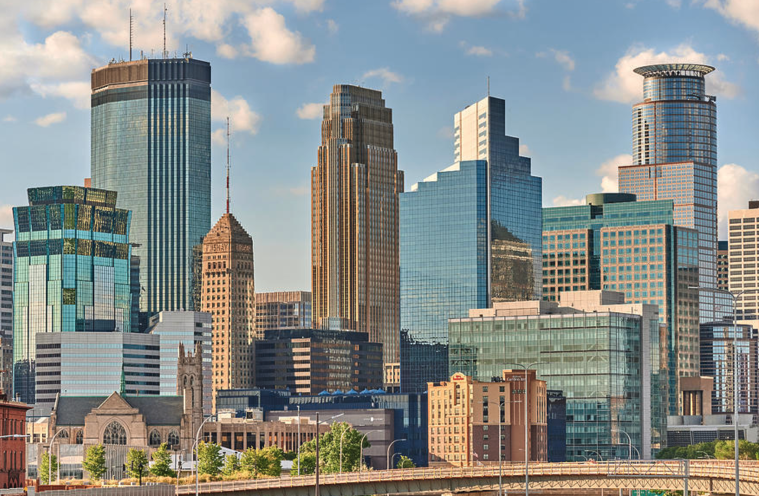
#> input picture theme/images/minneapolis_skyline.jpg, 1518 x 992 px (shown at 1/2 size)
$ jupyter execute --allow-errors Image_set.ipynb
#> lines starting #> are read from the running program, lines starting #| are printed output that depends on the picture
[cell 1]
from PIL import Image

# Open the original image
#> (the rest of this cell did not finish here and is left out)

[cell 2]
from PIL import Image

# Open the original image
img = Image.open("minneapolis_skyline.jpg")
#> img is the input picture: PIL image 1518x992 RGBA; mean R, G, B, A 136.1, 140.6, 137.3, 255

if img.mode == 'RGBA':
    img = img.convert('RGB')
#> img: PIL image 1518x992 RGB

# Resize (e.g., half the original size)
# resized_img = img.resize((img.width // 2, img.height // 2))
resized_img = img.resize((1600, 300))
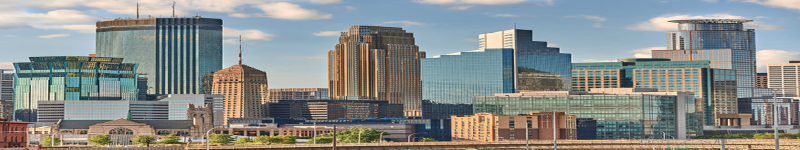
#> resized_img: PIL image 1600x300 RGB (shown at 1/2 size); mean R, G, B 136.1, 140.6, 137.3

# Save the resized image
resized_img.save("banner_minneapolis_skyline.jpg")

[cell 3]
from PIL import Image, ImageEnhance

def apply_tint(input_path, output_path, tint_color=(0, 0, 0), opacity=0.5):
    # Open the original image
#> called with input_path = 'banner_minneapolis_skyline.jpg', output_path = 'banner_minneapolis_skyline_tinted.jpg', tint_color = (0, 0, 0), opacity = 0.5
    image = Image.open(input_path).convert("RGBA")

    # Create a tint overlay
    overlay = Image.new("RGBA", image.size, tint_color + (int(255 * opacity),))

    # Apply the overlay
    tinted_image = Image.alpha_composite(image, overlay)
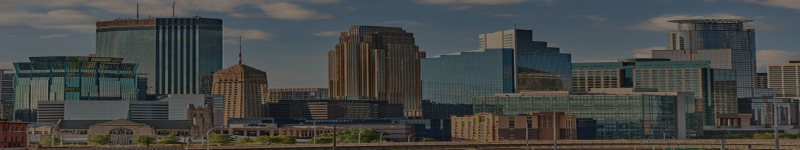
#> tinted_image: PIL image 1600x300 RGBA (shown at 1/2 size); mean R, G, B, A 68.3, 70.6, 68.9, 255

    # Save the result
    tinted_image.convert("RGB").save(output_path)

# Example usage
apply_tint("banner_minneapolis_skyline.jpg", "banner_minneapolis_skyline_tinted.jpg", tint_color=(0, 0, 0), opacity=0.5)

$ run again, with theme/images/Gateway_Apartments_NE_Frana_Companies_2021.jpg copied over theme/images/minneapolis_skyline.jpg
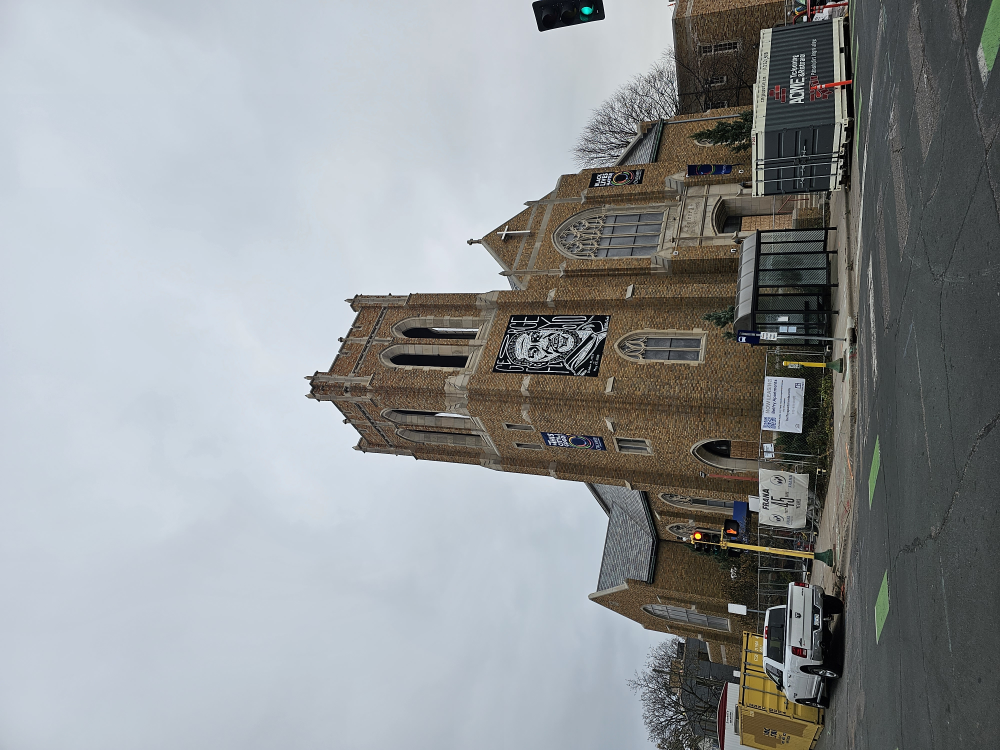
#> input picture theme/images/Gateway_Apartments_NE_Frana_Companies_2021.jpg, 4000 x 3000 px (shown at 1/4 size)
#> img is the input picture: PIL image 4000x3000 RGB; mean R, G, B 144.5, 148.3, 150.2
#> `resized_img = img.resize((1600, 300))`:
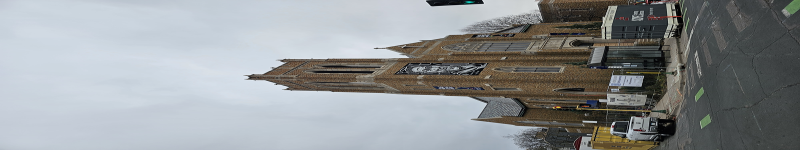
#> resized_img: PIL image 1600x300 RGB (shown at 1/2 size); mean R, G, B 144.5, 148.3, 150.2
#> in apply_tint, `tinted_image = Image.alpha_composite(image, overlay)`:
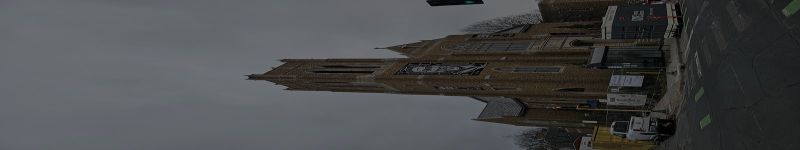
#> tinted_image: PIL image 1600x300 RGBA (shown at 1/2 size); mean R, G, B, A 72.6, 74.3, 75.4, 255

$ run again, with theme/images/Gateway_NE_Pic.jpg copied over theme/images/minneapolis_skyline.jpg
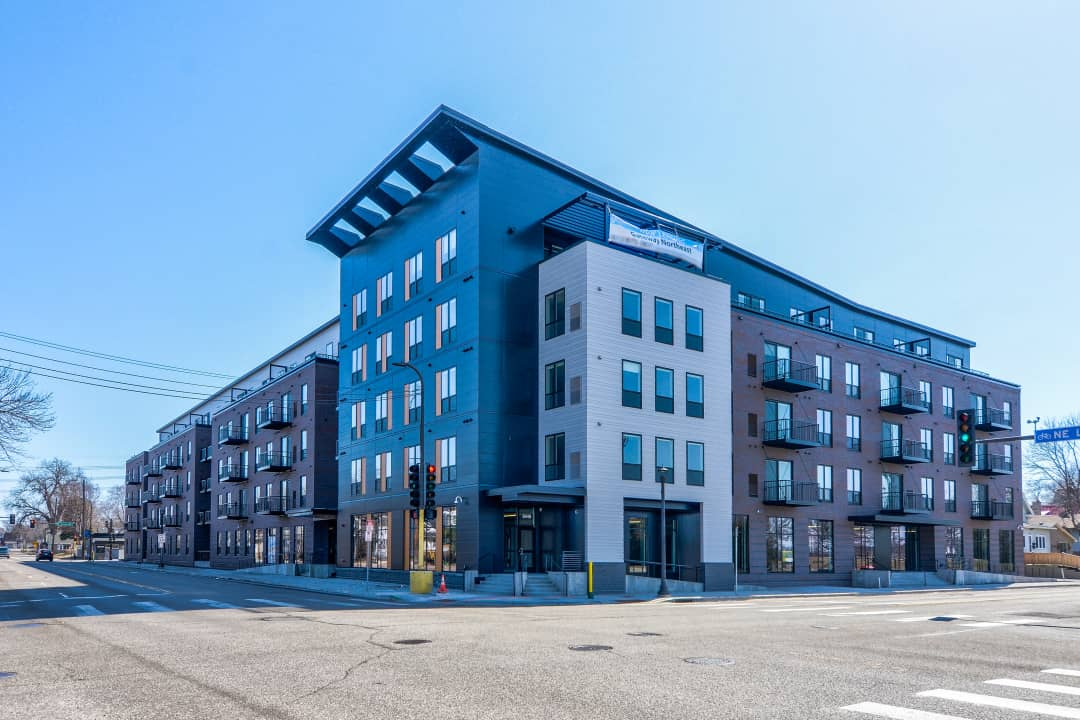
#> input picture theme/images/Gateway_NE_Pic.jpg, 1080 x 720 px
#> img is the input picture: PIL image 1080x720 RGB; mean R, G, B 124.7, 160.5, 192.3
#> `resized_img = img.resize((1600, 300))`:
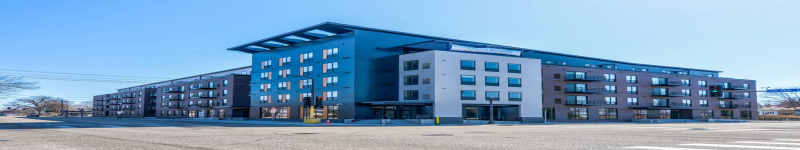
#> resized_img: PIL image 1600x300 RGB (shown at 1/2 size); mean R, G, B 124.7, 160.5, 192.3
#> in apply_tint, `tinted_image = Image.alpha_composite(image, overlay)`:
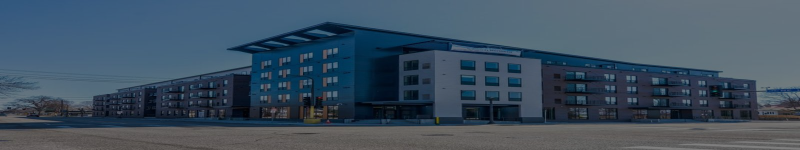
#> tinted_image: PIL image 1600x300 RGBA (shown at 1/2 size); mean R, G, B, A 62.7, 80.5, 96.4, 255
